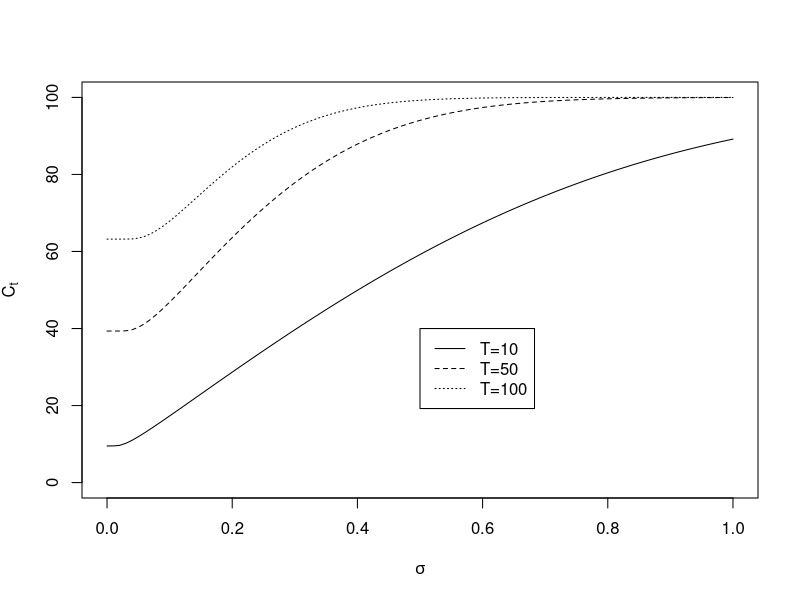

Write the R code that produced this figure.
##############
#sensitivity to T
#
#
S0 <- 100
r <- 0.01
K <- 100
T <- 10
call.price <- function(x = 1, t = 0, T = 1, r = 1, sigma = 1,
                       K = 1) {
  d2 <- (log(x/K) + (r - 0.5 * sigma^2) * (T - t))/(sigma *
                                                      sqrt(T - t))
  d1 <- d2 + sigma * sqrt(T - t)
  x * pnorm(d1) - K * exp(-r * (T - t)) * pnorm(d2)
}
p <- function(sigma) call.price(x = S0, t = 0, T = T, r = r,K = K, sigma = sigma)                  

curve(p, 0, 1, xlab = expression(sigma),
         ylab = expression(C[t]),
          ylim = c(0, 100))
T <- 50
curve(p, 0, 1, add = TRUE, lty = 2)
T <- 100
curve(p, 0, 1, add = TRUE, lty = 3)
legend(0.5, 40, c("T=10", "T=50", "T=100"), lty = 1:3)